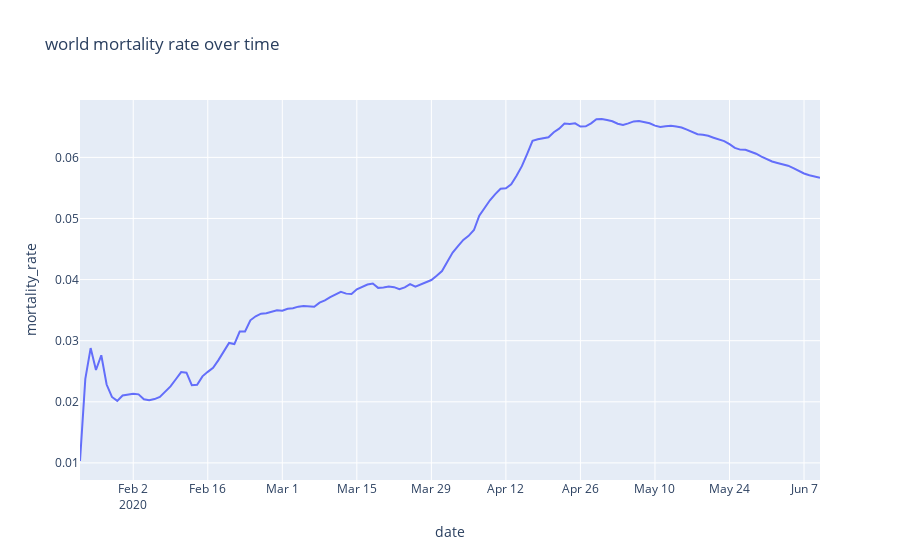

The code cell stored with this chart in its notebook:
### Code cell
fig = px.line(world_trend, x='date', y='mortality_rate', title='world mortality rate over time')
fig.show()

### Figure 1 — Plotly figure (JSON) as saved in the notebook; plotly's stock layout.template omitted (floating-point values rounded to 4 significant figures; data arrays with more than 128 entries replaced by an {"elided": "..."} marker saying what was removed)
{"data": [{"hovertemplate": "date=%{x}<br>mortality_rate=%{y}<extra></extra>", "legendgroup": "", "line": {"color": "#636efa", "dash": "solid"}, "marker": {"symbol": "circle"}, "mode": "lines", "name": "", "orientation": "v", "showlegend": false, "type": "scatter", "x": {"elided": "140 str values"}, "xaxis": "x", "y": {"elided": "140 float values"}, "yaxis": "y"}], "layout": {"legend": {"tracegroupgap": 0}, "title": {"text": "world mortality rate over time"}, "xaxis": {"anchor": "y", "domain": [0, 1], "title": {"text": "date"}}, "yaxis": {"anchor": "x", "domain": [0, 1], "title": {"text": "mortality_rate"}}}}
